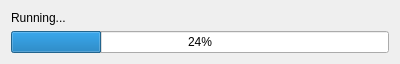
<?xml version="1.0" encoding="UTF-8"?>
<ui version="4.0">
 <class>Runner</class>
 <widget class="QDialog" name="Runner">
  <property name="geometry">
   <rect>
    <x>0</x>
    <y>0</y>
    <width>400</width>
    <height>62</height>
   </rect>
  </property>
  <property name="windowTitle">
   <string>Dialog</string>
  </property>
  <layout class="QVBoxLayout" name="verticalLayout">
   <item>
    <widget class="QLabel" name="label">
     <property name="text">
      <string>Running...</string>
     </property>
    </widget>
   </item>
   <item>
    <widget class="QProgressBar" name="progressBar">
     <property name="value">
      <number>24</number>
     </property>
    </widget>
   </item>
  </layout>
 </widget>
 <resources/>
 <connections/>
</ui>
